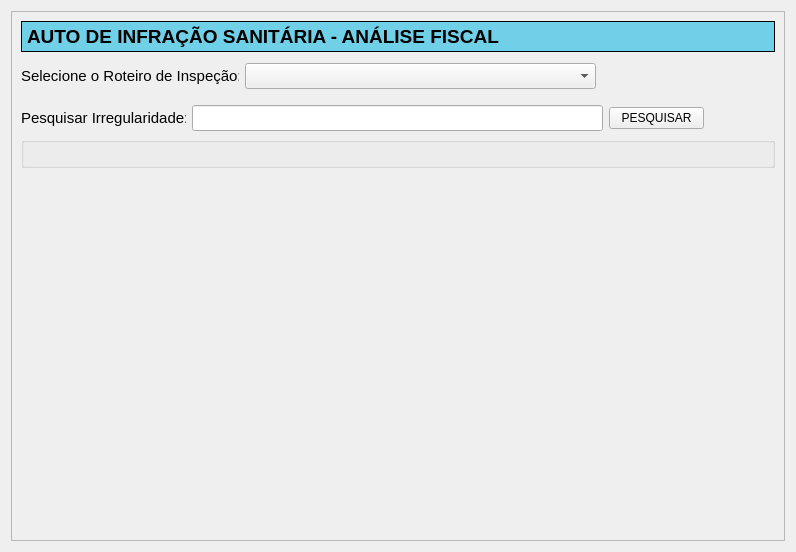
<?xml version="1.0" encoding="UTF-8"?>
<ui version="4.0">
 <class>AutodeInfracaoAnaliseFiscal</class>
 <widget class="QWidget" name="AutodeInfracaoAnaliseFiscal">
  <property name="geometry">
   <rect>
    <x>0</x>
    <y>0</y>
    <width>796</width>
    <height>552</height>
   </rect>
  </property>
  <property name="windowTitle">
   <string>Form</string>
  </property>
  <layout class="QVBoxLayout" name="verticalLayout_2">
   <item>
    <widget class="QScrollArea" name="scrollArea">
     <property name="widgetResizable">
      <bool>true</bool>
     </property>
     <widget class="QWidget" name="scrollAreaWidgetContents">
      <property name="geometry">
       <rect>
        <x>0</x>
        <y>0</y>
        <width>776</width>
        <height>532</height>
       </rect>
      </property>
      <layout class="QVBoxLayout" name="verticalLayout">
       <item>
        <widget class="QLabel" name="label">
         <property name="minimumSize">
          <size>
           <width>0</width>
           <height>31</height>
          </size>
         </property>
         <property name="styleSheet">
          <string notr="true">QLabel {
border: 1px solid black;
background-color: rgb(112,208,232);
font-weight: bold;
font-size: 14pt;
}</string>
         </property>
         <property name="text">
          <string>AUTO DE INFRAÇÃO SANITÁRIA - ANÁLISE FISCAL</string>
         </property>
        </widget>
       </item>
       <item>
        <spacer name="verticalSpacer_3">
         <property name="orientation">
          <enum>Qt::Vertical</enum>
         </property>
         <property name="sizeType">
          <enum>QSizePolicy::Fixed</enum>
         </property>
         <property name="sizeHint" stdset="0">
          <size>
           <width>20</width>
           <height>5</height>
          </size>
         </property>
        </spacer>
       </item>
       <item>
        <layout class="QHBoxLayout" name="horizontalLayout">
         <item>
          <widget class="QLabel" name="label_2">
           <property name="minimumSize">
            <size>
             <width>218</width>
             <height>21</height>
            </size>
           </property>
           <property name="maximumSize">
            <size>
             <width>218</width>
             <height>21</height>
            </size>
           </property>
           <property name="font">
            <font>
             <pointsize>11</pointsize>
            </font>
           </property>
           <property name="text">
            <string>Selecione o Roteiro de Inspeção:</string>
           </property>
          </widget>
         </item>
         <item>
          <widget class="QComboBox" name="comboBoxRoteiroInspecao">
           <property name="minimumSize">
            <size>
             <width>351</width>
             <height>0</height>
            </size>
           </property>
           <property name="maximumSize">
            <size>
             <width>351</width>
             <height>16777215</height>
            </size>
           </property>
           <property name="font">
            <font>
             <pointsize>11</pointsize>
            </font>
           </property>
          </widget>
         </item>
         <item>
          <spacer name="horizontalSpacer">
           <property name="orientation">
            <enum>Qt::Horizontal</enum>
           </property>
           <property name="sizeHint" stdset="0">
            <size>
             <width>40</width>
             <height>20</height>
            </size>
           </property>
          </spacer>
         </item>
        </layout>
       </item>
       <item>
        <spacer name="verticalSpacer_2">
         <property name="orientation">
          <enum>Qt::Vertical</enum>
         </property>
         <property name="sizeType">
          <enum>QSizePolicy::Fixed</enum>
         </property>
         <property name="sizeHint" stdset="0">
          <size>
           <width>20</width>
           <height>10</height>
          </size>
         </property>
        </spacer>
       </item>
       <item>
        <layout class="QHBoxLayout" name="horizontalLayout_2">
         <item>
          <widget class="QLabel" name="label_3">
           <property name="minimumSize">
            <size>
             <width>165</width>
             <height>18</height>
            </size>
           </property>
           <property name="maximumSize">
            <size>
             <width>165</width>
             <height>18</height>
            </size>
           </property>
           <property name="font">
            <font>
             <pointsize>11</pointsize>
            </font>
           </property>
           <property name="text">
            <string>Pesquisar Irregularidade:</string>
           </property>
          </widget>
         </item>
         <item>
          <widget class="QLineEdit" name="pesquisarIrregLineEdit">
           <property name="minimumSize">
            <size>
             <width>411</width>
             <height>0</height>
            </size>
           </property>
           <property name="maximumSize">
            <size>
             <width>411</width>
             <height>16777215</height>
            </size>
           </property>
           <property name="font">
            <font>
             <pointsize>11</pointsize>
            </font>
           </property>
          </widget>
         </item>
         <item>
          <widget class="QPushButton" name="pesquisarIrregPushButton">
           <property name="minimumSize">
            <size>
             <width>95</width>
             <height>0</height>
            </size>
           </property>
           <property name="text">
            <string>PESQUISAR</string>
           </property>
           <property name="icon">
            <iconset resource="resources.qrc">
             <normaloff>:/imagens/search.png</normaloff>:/imagens/search.png</iconset>
           </property>
           <property name="autoExclusive">
            <bool>false</bool>
           </property>
           <property name="autoDefault">
            <bool>false</bool>
           </property>
           <property name="default">
            <bool>false</bool>
           </property>
           <property name="flat">
            <bool>false</bool>
           </property>
          </widget>
         </item>
         <item>
          <spacer name="horizontalSpacer_2">
           <property name="orientation">
            <enum>Qt::Horizontal</enum>
           </property>
           <property name="sizeHint" stdset="0">
            <size>
             <width>40</width>
             <height>20</height>
            </size>
           </property>
          </spacer>
         </item>
        </layout>
       </item>
       <item>
        <widget class="QGroupBox" name="groupBoxIrreg">
         <property name="title">
          <string/>
         </property>
        </widget>
       </item>
       <item>
        <spacer name="verticalSpacer_4">
         <property name="orientation">
          <enum>Qt::Vertical</enum>
         </property>
         <property name="sizeType">
          <enum>QSizePolicy::Expanding</enum>
         </property>
         <property name="sizeHint" stdset="0">
          <size>
           <width>20</width>
           <height>5</height>
          </size>
         </property>
        </spacer>
       </item>
      </layout>
     </widget>
    </widget>
   </item>
  </layout>
 </widget>
 <resources>
  <include location="resources.qrc"/>
 </resources>
 <connections/>
</ui>
